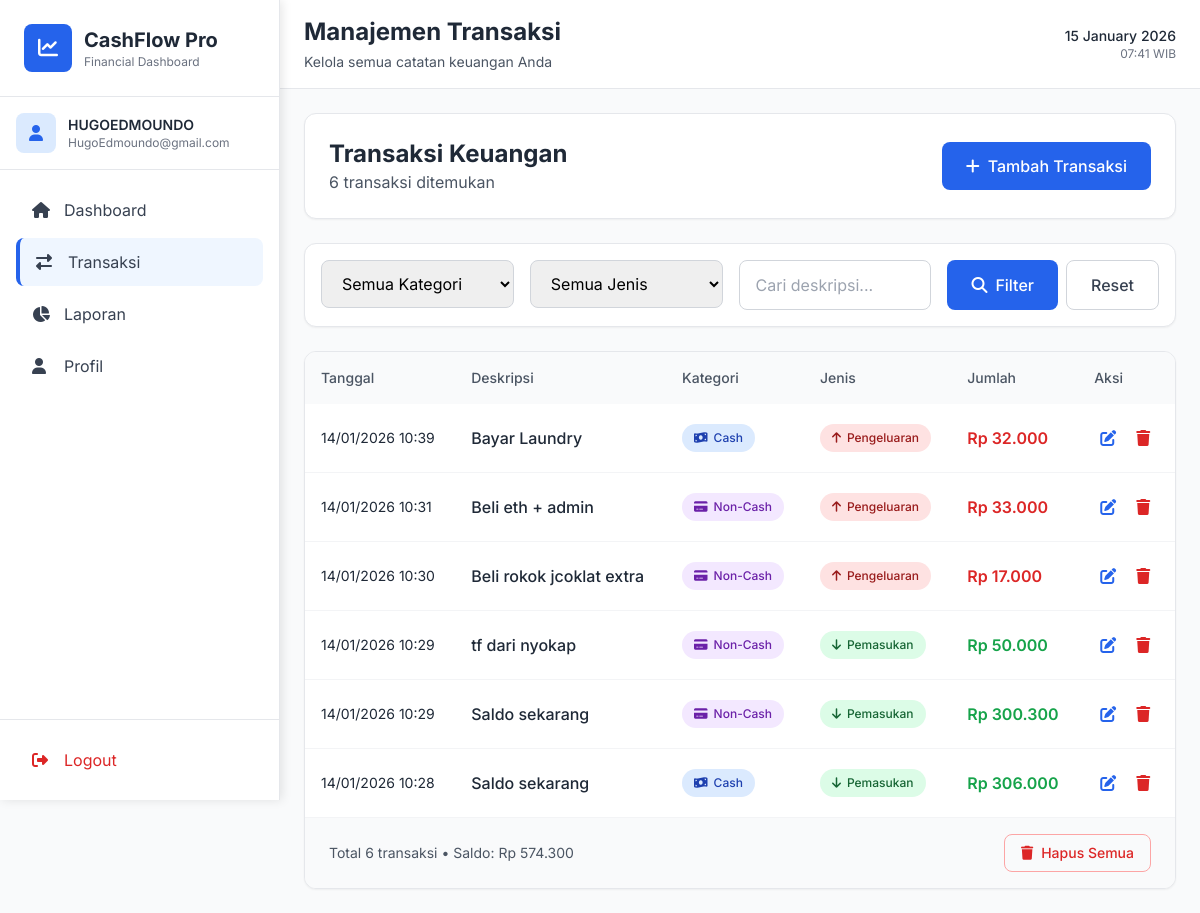
The app's page /transactions (signed in), older data.
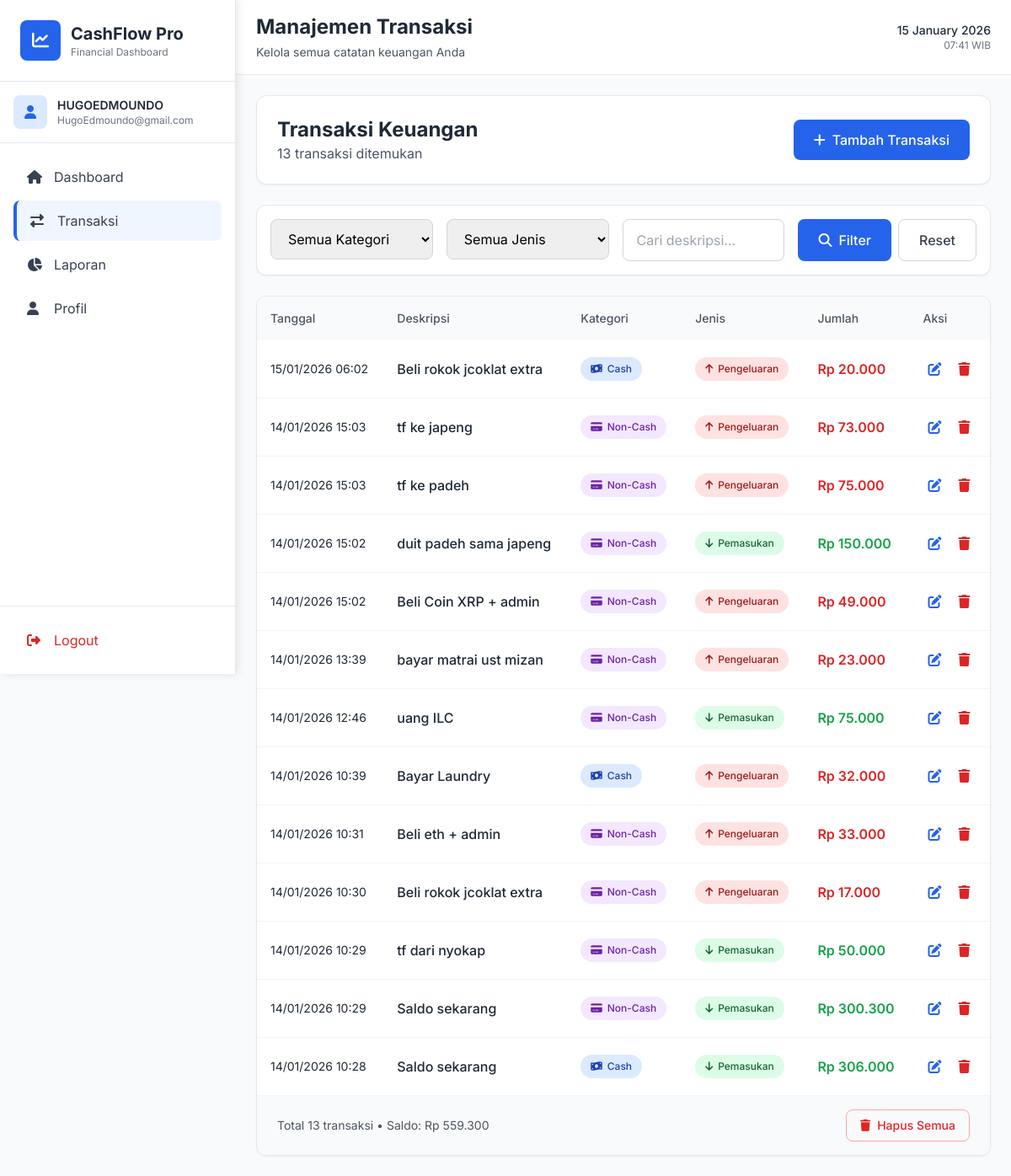
The same page, newer data.
### tables this page shows
CREATE TABLE users (
        id INTEGER PRIMARY KEY AUTOINCREMENT,
        username TEXT UNIQUE NOT NULL,
        email TEXT,
        password TEXT NOT NULL,
        full_name TEXT,
        created_at TIMESTAMP DEFAULT CURRENT_TIMESTAMP
    );

CREATE TABLE transactions (
        id INTEGER PRIMARY KEY AUTOINCREMENT,
        user_id INTEGER NOT NULL,
        description TEXT NOT NULL,
        category TEXT NOT NULL,
        transaction_type TEXT NOT NULL,
        amount REAL NOT NULL,
        transaction_date TIMESTAMP DEFAULT CURRENT_TIMESTAMP,
        FOREIGN KEY (user_id) REFERENCES users (id)
    );

### app.py (the view)
@app.route('/transactions')
@login_required
def transactions():
    conn = get_db_connection()
    c = conn.cursor()
    category = request.args.get('category', 'all')
    trans_type = request.args.get('type', 'all')
    search = request.args.get('search', '')
    query = "SELECT * FROM transactions WHERE user_id = ?"
    params = [current_user.id]
    if category != 'all':
        query += " AND category = ?"
        params.append(category)
    if trans_type != 'all':
        query += " AND transaction_type = ?"
        params.append(trans_type)
    if search:
        query += " AND description LIKE ?"
        params.append(f'%{search}%')
    query += " ORDER BY transaction_date DESC"
    c.execute(query, params)
    records = []
    for row in c.fetchall():
        trans_date = datetime.fromisoformat(row['transaction_date'].replace('Z', '+00:00'))
        jakarta_time = trans_date.astimezone(TZ)
        records.append({
            'id': row['id'],
            'description': row['description'],
            'category': row['category'],
            'transaction_type': row['transaction_type'],
            'amount': row['amount'],
            'display_date': jakarta_time.strftime('%d/%m/%Y %H:%M')
        })
    totals = get_user_totals(current_user.id)
    conn.close()
    current_datetime = datetime.now(TZ)
    return render_template('transactions.html',
                         records=records,
                         totals=totals,
                         filters={'category': category, 'type': trans_type, 'search': search},
                         format_rupiah=format_rupiah,
                         current_date=current_datetime.strftime('%d %B %Y'),
                         current_time=current_datetime.strftime('%H:%M'))

### app.py (called while the page is built)
@login_manager.user_loader
def load_user(user_id):
    conn = sqlite3.connect('cashflow.db')
    c = conn.cursor()
    c.execute('SELECT id, username, email, full_name FROM users WHERE id = ?', (user_id,))
    user = c.fetchone()
    conn.close()
    if user:
        return User(user[0], user[1], user[2], user[3])
    return None

def format_rupiah(amount):
    try:
        amount = float(amount)
        return f"Rp {amount:,.0f}".replace(",", ".")
    except:
        return "Rp 0"

def get_db_connection():
    conn = sqlite3.connect('cashflow.db')
    conn.row_factory = sqlite3.Row
    return conn

### templates/transactions.html (shortened to what this page needs)
{% extends 'base.html' %}
{% block page_title %}Manajemen Transaksi{% endblock %}
{% block page_subtitle %}Kelola semua catatan keuangan Anda{% endblock %}
{% block content %}
<div class="space-y-6">
    <div class="bg-white rounded-xl shadow-sm border border-gray-200 p-6">
        <div class="flex flex-col md:flex-row justify-between items-start md:items-center gap-4">
            <div>
                <h1 class="text-2xl font-bold text-gray-800">Transaksi Keuangan</h1>
                <p class="text-gray-600">{{ totals.total_transactions }} transaksi ditemukan</p>
            </div>
            <div class="flex gap-3">
                <button onclick="showAddForm()" class="bg-blue-600 hover:bg-blue-700 text-white px-6 py-3 rounded-lg font-medium transition-colors duration-200 inline-flex items-center">
                    <i class="fas fa-plus mr-2"></i> Tambah Transaksi
                </button>
            </div>
        </div>
    </div>
    <div class="bg-white rounded-xl shadow-sm border border-gray-200 p-4">
        <form method="GET" action="{{ url_for('transactions') }}" class="flex flex-col md:flex-row gap-4">
            <div class="flex-1 grid grid-cols-1 md:grid-cols-3 gap-4">
                <div>
                    <select name="category" class="w-full border border-gray-300 rounded-lg px-4 py-3 focus:ring-2 focus:ring-blue-500 focus:border-blue-500 outline-none transition-colors duration-200">
                        <option value="all" {% if filters.category == 'all' %}selected{% endif %}>Semua Kategori</option>
                    </select>
                </div>
                <div>
                    <select name="type" class="w-full border border-gray-300 rounded-lg px-4 py-3 focus:ring-2 focus:ring-blue-500 focus:border-blue-500 outline-none transition-colors duration-200">
                        <option value="all" {% if filters.type == 'all' %}selected{% endif %}>Semua Jenis</option>
                    </select>
                </div>
                <div>
                    <input type="text" name="search" value="{{ filters.search }}"
                           placeholder="Cari deskripsi..."
                           class="w-full border border-gray-300 rounded-lg px-4 py-3 focus:ring-2 focus:ring-blue-500 focus:border-blue-500 outline-none transition-colors duration-200">
                </div>
            </div>
            <div class="flex gap-2">
                <button type="submit" class="px-6 py-3 bg-blue-600 text-white rounded-lg hover:bg-blue-700 transition-colors duration-200 font-medium inline-flex items-center">
                    <i class="fas fa-search mr-2"></i> Filter
                </button>
                <a href="{{ url_for('transactions') }}" class="px-6 py-3 border border-gray-300 text-gray-700 rounded-lg hover:bg-gray-50 transition-colors duration-200 font-medium">
                    Reset
                </a>
            </div>
        </form>
    </div>
    {% if records and records|length > 0 %}
    <div class="bg-white rounded-xl shadow-sm border border-gray-200 overflow-hidden">
        <div class="overflow-x-auto">
            <table class="w-full">
                <thead class="bg-gray-50">
                    <tr>
                        <th class="text-left p-4 text-sm font-medium text-gray-600">Tanggal</th>
                        <th class="text-left p-4 text-sm font-medium text-gray-600">Deskripsi</th>
                        <th class="text-left p-4 text-sm font-medium text-gray-600">Kategori</th>
                        <th class="text-left p-4 text-sm font-medium text-gray-600">Jenis</th>
                        <th class="text-left p-4 text-sm font-medium text-gray-600">Jumlah</th>
                        <th class="text-left p-4 text-sm font-medium text-gray-600">Aksi</th>
                    </tr>
                </thead>
                <tbody class="divide-y divide-gray-100">
                    {% for r in records %}
                    <tr class="hover:bg-gray-50 transition-colors duration-150">
                        <td class="p-4">
                            <div class="text-sm text-gray-800">{{ r.display_date }}</div>
                        </td>
                        <td class="p-4">
                            <div class="font-medium text-gray-800">{{ r.description }}</div>
                        </td>
                        <td class="p-4">
                            <span class="inline-flex items-center px-3 py-1.5 rounded-full text-xs font-medium
                                {% if r.category == 'cash' %}bg-blue-100 text-blue-800{% else %}bg-purple-100 text-purple-800{% endif %}">
                                <i class="fas {% if r.category == 'cash' %}fa-money-bill-wave{% else %}fa-credit-card{% endif %} mr-1.5"></i>
                                {{ 'Cash' if r.category == 'cash' else 'Non-Cash' }}
                            </span>
                        </td>
                        <td class="p-4">
                            <span class="inline-flex items-center px-3 py-1.5 rounded-full text-xs font-medium
                                {% if r.transaction_type == 'income' %}bg-green-100 text-green-800{% else %}bg-red-100 text-red-800{% endif %}">
                                <i class="fas {% if r.transaction_type == 'income' %}fa-arrow-down{% else %}fa-arrow-up{% endif %} mr-1.5"></i>
                                {{ 'Pemasukan' if r.transaction_type == 'income' else 'Pengeluaran' }}
                            </span>
                        </td>
                        <td class="p-4">
                            <div class="font-semibold {% if r.transaction_type == 'income' %}text-green-600{% else %}text-red-600{% endif %}">
                                {{ format_rupiah(r.amount) }}
                            </div>
                        </td>
                        <td class="p-4">
                            <div class="flex gap-2">
                                <a href="{{ url_for('edit_transaction', id=r.id) }}" class="text-blue-600 hover:text-blue-800 p-1.5 hover:bg-blue-50 rounded transition-colors duration-200">
                                    <i class="fas fa-edit"></i>
                                </a>
                                <a href="{{ url_for('delete_transaction', id=r.id) }}" onclick="return confirm('Hapus transaksi ini?')"
                                   class="text-red-600 hover:text-red-800 p-1.5 hover:bg-red-50 rounded transition-colors duration-200">
                                    <i class="fas fa-trash"></i>
                                </a>
                            </div>
                        </td>
                    </tr>
                    {% endfor %}
                </tbody>
            </table>
        </div>
        <div class="px-6 py-4 border-t border-gray-100 bg-gray-50">
            <div class="flex flex-col md:flex-row justify-between items-center gap-4">
                <p class="text-sm text-gray-600">
                    Total {{ records|length }} transaksi • Saldo: {{ format_rupiah(totals.total_balance) }}
                </p>
                <div class="flex gap-3">
                    {% if records|length > 0 %}
                    <a href="{{ url_for('clear_all_transactions') }}" onclick="return confirm('Hapus semua transaksi? Tindakan ini tidak dapat dibatalkan.')"
                       class="px-4 py-2 border border-red-300 text-red-600 rounded-lg hover:bg-red-50 transition-colors duration-200 inline-flex items-center text-sm font-medium">
                        <i class="fas fa-trash mr-2"></i> Hapus Semua
                    </a>
                    {% endif %}
                </div>
            </div>
        </div>
    </div>
    {% endif %}
</div>
{% endblock %}

### templates/base.html (shortened to what this page needs)
<!DOCTYPE html>
<html lang="id">
<head>
    <link rel="stylesheet" href="{{ url_for('static', filename='css/tailwind.css') }}">
    <link rel="stylesheet" href="https://cdnjs.cloudflare.com/ajax/libs/font-awesome/6.4.0/css/all.min.css">
</head>
<body class="bg-gray-50">
    {% if current_user.is_authenticated %}
    <aside id="sidebar" class="sidebar bg-white border-r border-gray-200">
        <div class="p-6 border-b border-gray-200">
            <div class="flex items-center space-x-3">
                <div class="w-12 h-12 bg-blue-600 rounded-lg flex items-center justify-center">
                    <i class="fas fa-chart-line text-white text-xl"></i>
                </div>
                <div>
                    <h1 class="text-xl font-bold text-gray-800">CashFlow Pro</h1>
                    <p class="text-xs text-gray-500">Financial Dashboard</p>
                </div>
            </div>
        </div>
        <div class="p-4 border-b border-gray-200">
            <div class="flex items-center space-x-3">
                <div class="w-10 h-10 bg-blue-100 rounded-lg flex items-center justify-center">
                    <i class="fas fa-user text-blue-600"></i>
                </div>
                <div>
                    <p class="text-sm font-semibold text-gray-800">{{ current_user.full_name or current_user.username }}</p>
                    <p class="text-xs text-gray-500">{{ current_user.email or 'No email' }}</p>
                </div>
            </div>
        </div>
        <nav class="p-4">
            <div class="space-y-1">
                <a href="{{ url_for('dashboard') }}"
                   class="flex items-center space-x-3 px-4 py-3 rounded-lg text-gray-700 hover:bg-blue-50 hover:text-blue-600 transition-colors duration-200 ">
                    <i class="fas fa-home w-5"></i>
                    <span>Dashboard</span>
                </a>
                <a href="{{ url_for('transactions') }}"
                   class="flex items-center space-x-3 px-4 py-3 rounded-lg text-gray-700 hover:bg-blue-50 hover:text-blue-600 transition-colors duration-200 {% if request.endpoint == 'transactions' %}bg-blue-50 text-blue-600 border-l-4 border-blue-600{% endif %}">
                    <i class="fas fa-exchange-alt w-5"></i>
                    <span>Transaksi</span>
                </a>
                <a href="{{ url_for('reports') }}"
                   class="flex items-center space-x-3 px-4 py-3 rounded-lg text-gray-700 hover:bg-blue-50 hover:text-blue-600 transition-colors duration-200 ">
                    <i class="fas fa-chart-pie w-5"></i>
                    <span>Laporan</span>
                </a>
                <a href="{{ url_for('profile') }}"
                   class="flex items-center space-x-3 px-4 py-3 rounded-lg text-gray-700 hover:bg-blue-50 hover:text-blue-600 transition-colors duration-200 ">
                    <i class="fas fa-user w-5"></i>
                    <span>Profil</span>
                </a>
            </div>
        </nav>
        <div class="absolute bottom-0 left-0 right-0 p-4 border-t border-gray-200">
            <a href="{{ url_for('logout') }}"
               class="flex items-center space-x-3 px-4 py-3 rounded-lg text-red-600 hover:bg-red-50 transition-colors duration-200">
                <i class="fas fa-sign-out-alt w-5"></i>
                <span>Logout</span>
            </a>
        </div>
    </aside>
    {% endif %}
    <main class="main-content min-h-screen">
        {% if current_user.is_authenticated %}
        <header class="bg-white border-b border-gray-200">
            <div class="px-4 py-4 md:px-6">
                <div class="flex flex-col md:flex-row md:justify-between md:items-center">
                    <div>
                        <h2 class="text-xl md:text-2xl font-bold text-gray-800">{% block page_title %}{% endblock %}</h2>
                        <p class="text-sm text-gray-600 mt-1">{% block page_subtitle %}{% endblock %}</p>
                    </div>
                    <div class="hidden md:flex items-center space-x-4 mt-2 md:mt-0">
                        <div class="text-right">
                            <p class="text-sm font-medium text-gray-800">{{ current_date }}</p>
                            <p class="text-xs text-gray-500">{{ current_time }} WIB</p>
                        </div>
                    </div>
                </div>
            </div>
        </header>
        {% endif %}
        <div class="p-4 md:p-6">
            {% block content %}{% endblock %}
        </div>
    </main>
</body>
</html>

### templates/base.html (style rules this page uses)
* { font-family: 'Inter', sans-serif; }
.sidebar { width: 280px; height: 100vh; position: fixed; left: 0; top: 0; z-index: 50; transform: translateX(-100%); transition: transform 0.3s ease; background: white; box-shadow: 2px 0 10px rgba(0, 0, 0, 0.1); }
.main-content { margin-left: 0; transition: margin-left 0.3s ease; min-height: 100vh; }
@media (min-width: 1024px) { .sidebar { transform: translateX(0); } }
@media (min-width: 1024px) { .main-content { margin-left: 280px; } }

Row changes from the older to the newer data that the page shows:
added transactions: display_date "15/01/2026 06:02", description "Beli rokok jcoklat extra", category "Cash", transaction_type "Pengeluaran", amount "Rp 20.000"
added transactions: display_date "14/01/2026 15:03", description "tf ke japeng", category "Non-Cash", transaction_type "Pengeluaran", amount "Rp 73.000"
added transactions: display_date "14/01/2026 15:03", description "tf ke padeh", category "Non-Cash", transaction_type "Pengeluaran", amount "Rp 75.000"
added transactions: display_date "14/01/2026 15:02", description "duit padeh sama japeng", category "Non-Cash", transaction_type "Pemasukan", amount "Rp 150.000"
added transactions: display_date "14/01/2026 15:02", description "Beli Coin XRP + admin", category "Non-Cash", transaction_type "Pengeluaran", amount "Rp 49.000"
added transactions: display_date "14/01/2026 13:39", description "bayar matrai ust mizan", category "Non-Cash", transaction_type "Pengeluaran", amount "Rp 23.000"
added transactions: display_date "14/01/2026 12:46", description "uang ILC", category "Non-Cash", transaction_type "Pemasukan", amount "Rp 75.000"
Text that changed along with them:
{{ totals.total_transactions }}: "6" → "13"
{{ records|length }}: "6" → "13"
text no longer shown: "Rp 574.300"
text now shown: "Rp 559.300"
